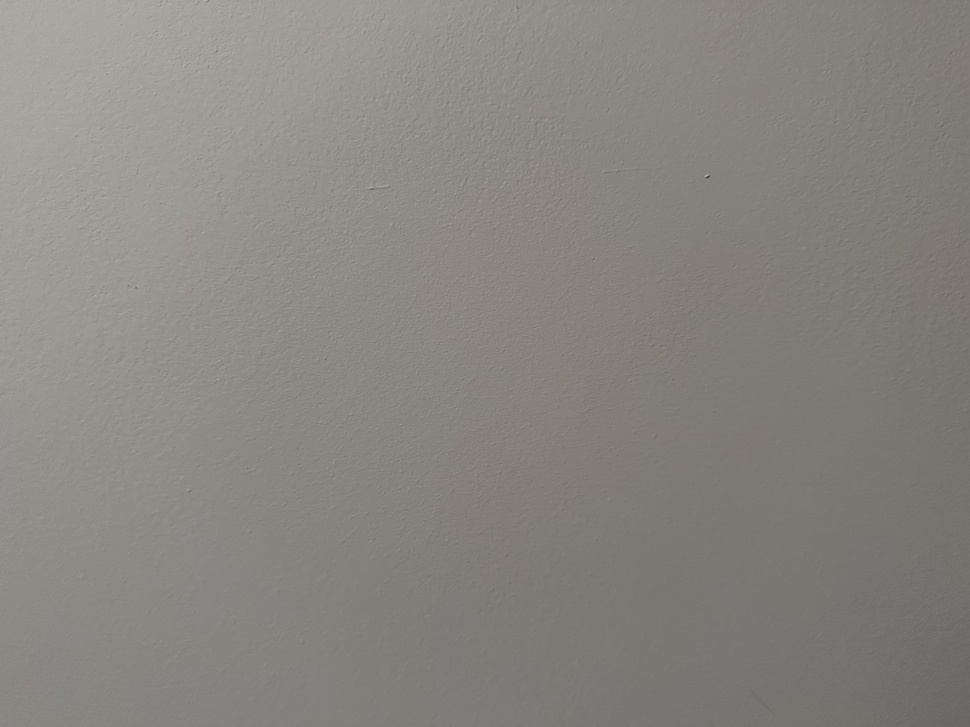
#> input picture Images/IMG_6623.jpeg, 970 x 727 px, shrunk from 4032 x 3024 before the run, found by its file name
$ jupyter execute texture.ipynb   (older library calls are emulated)
#> lines starting #> are read from the running program, lines starting #| are printed output that depends on the picture
### Texture Analysis Section ###

Corresponding to section 2.5 of the report, primarily applying texture analysis to a sheet of paper and a wooden chopping board found in my flat.

(No pieces of paper or wooden chopping boards were harmed in the making of this project!)

[cell 1]
# import packages
import numpy as np
import matplotlib.pyplot as plt
from skimage.color import rgb2gray
from skimage.filters import gaussian, sobel
from skimage.segmentation import active_contour
from skimage import io, color, img_as_ubyte
from tqdm import tqdm
from scipy.stats import skew
from skimage.feature import graycomatrix, graycoprops
from skimage.util import img_as_uint
from matplotlib.gridspec import GridSpec

[cell 2]
# create some helper functions

def load_grayscale_image(path):
    """
    load image, convert to grayscale, return uint8 image.
    """
#> called with path = 'IMG_6623.jpeg'
    img = io.imread(path)
#> img is the input picture: shape (727, 970, 3); mean R, G, B 136.3, 133.4, 128.6
    if img.ndim == 3:
        img = color.rgb2gray(img)
#> img: shape (727, 970) float64
    return img_as_ubyte(img)
#> call 2 of load_grayscale_image, with path = 'IMG_6622.jpeg'
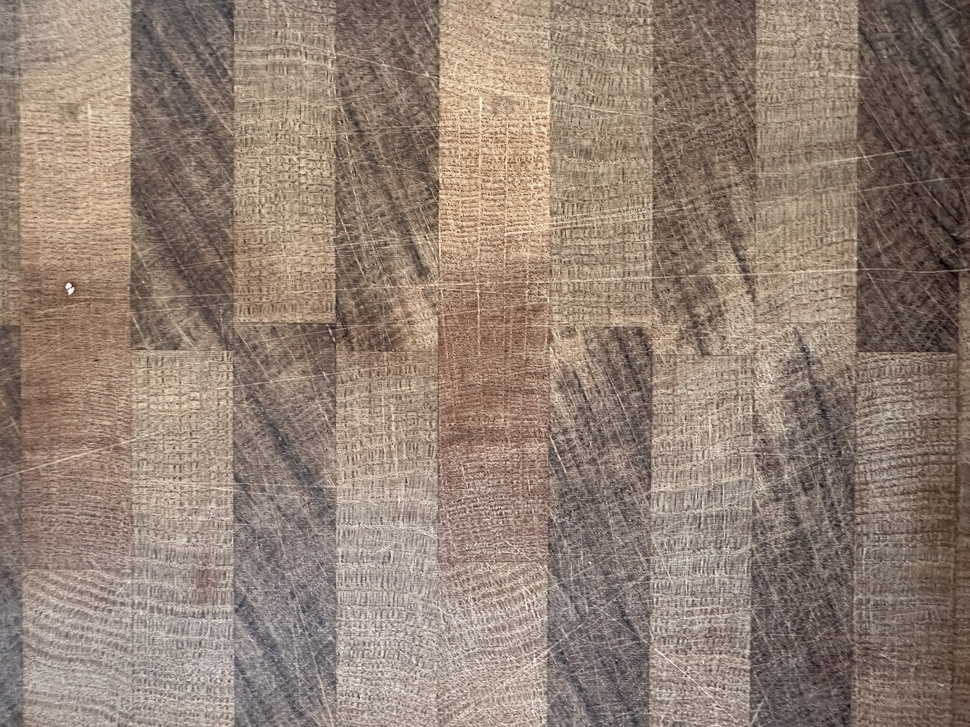
#> input picture Images/IMG_6622.jpeg, 970 x 727 px, shrunk from 4032 x 3024 before the run, found by its file name
#> in load_grayscale_image, img is the input picture: shape (727, 970, 3); mean R, G, B 146.5, 128.6, 115.9
#> in load_grayscale_image (call 2), `img = color.rgb2gray(img)`:
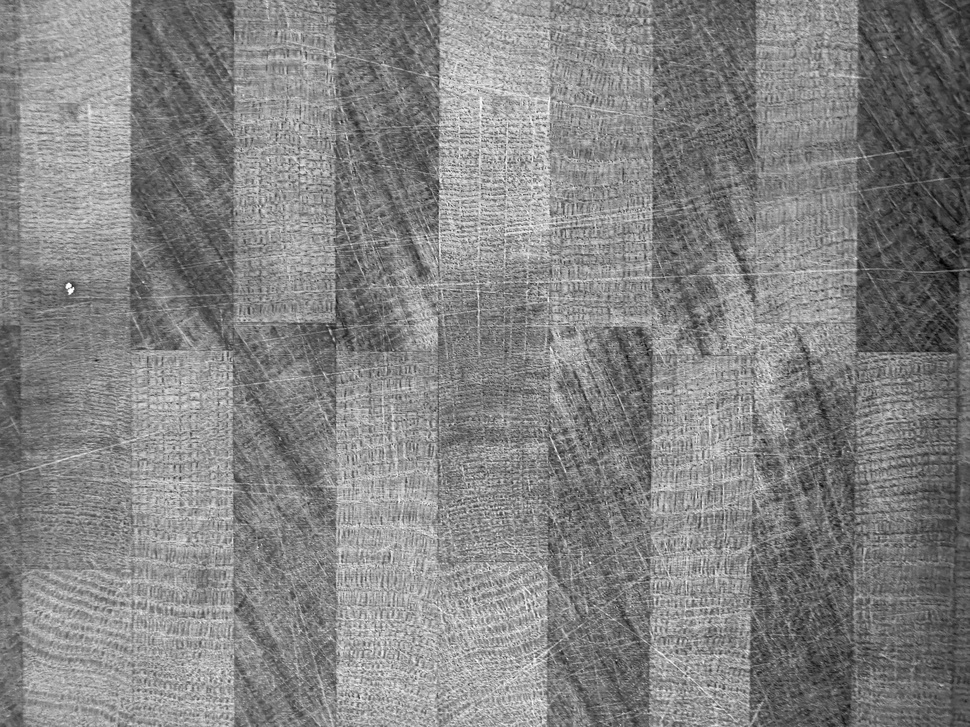
#> img: shape (727, 970) float64; min 0.00667, max 1, mean 0.516


def histogram_statistics(img, num_levels=256):
    """
    compute histogram-based texture statistics:
    mean, variance, skewness, entropy.
    """
#> called with num_levels = 256
    # Histogram
    hist, bin_edges = np.histogram(
        img.flatten(),
        bins=num_levels,
        range=(0, num_levels),
        density=True  # normalised histogram
    )
#> hist = 256 values, max 0.0349 at index 123, min 0 at index 0, mean 0.00391; bin_edges = 257 values from 0 to 256

    z = np.arange(num_levels)

    # mean
    mean = np.sum(z * hist)
#> mean = 133.6

    # variance
    variance = np.sum((z - mean) ** 2 * hist)
#> variance = 161.4

    # skewness (histogram-based definition)
    skewness = np.sum((z - mean) ** 3 * hist)
#> skewness = 1260.1

    # entropy (avoid log(0))
    hist_nonzero = hist[hist > 0]
#> hist_nonzero = 85 values, max 0.0349 at index 29, min 1.42e-06 at index 0, mean 0.0118
    entropy = -np.sum(hist_nonzero * np.log2(hist_nonzero))
#> entropy = 5.6

    return mean, variance, skewness, entropy, hist

# load images
paper_img = load_grayscale_image("IMG_6623.jpeg")
wood_img = load_grayscale_image("IMG_6622.jpeg")

# compute statistics
paper_stats = histogram_statistics(paper_img)
#> paper_stats = 5 items
wood_stats = histogram_statistics(wood_img)
#> wood_stats = 5 items

# unpack
(p_mean, p_var, p_skew, p_entropy, p_hist) = paper_stats
#> p_mean = 133.6; p_var = 161.4; p_skew = 1260.1; p_entropy = 5.6; p_hist has the same summary as hist in histogram_statistics
(w_mean, w_var, w_skew, w_entropy, w_hist) = wood_stats
#> w_mean = 131.5; w_var = 1323.6; w_skew = -509.9; w_entropy = 7.22; w_hist = 256 values, max 0.0101 at index 129, min 0 at index 0, mean 0.00391

# plot for comparison
fig, axes = plt.subplots(2, 2, figsize=(12, 10))

# top-left: paper image
axes[0, 0].imshow(paper_img, cmap="gray")
axes[0, 0].set_title("Paper Texture")
axes[0, 0].axis("off")

# top-right: wood image
axes[0, 1].imshow(wood_img, cmap="gray")
axes[0, 1].set_title("Wood Texture")
axes[0, 1].axis("off")

# bottom-left: paper histogram
axes[1, 0].plot(p_hist)
axes[1, 0].set_title("Paper Histogram")
axes[1, 0].set_xlabel("Grey Level")
axes[1, 0].set_ylabel("Probability")

# bottom-right: wood histogram
axes[1, 1].plot(w_hist)
axes[1, 1].set_title("Wood Histogram")
axes[1, 1].set_xlabel("Grey Level")
axes[1, 1].set_ylabel("Probability")

plt.tight_layout()
plt.show()
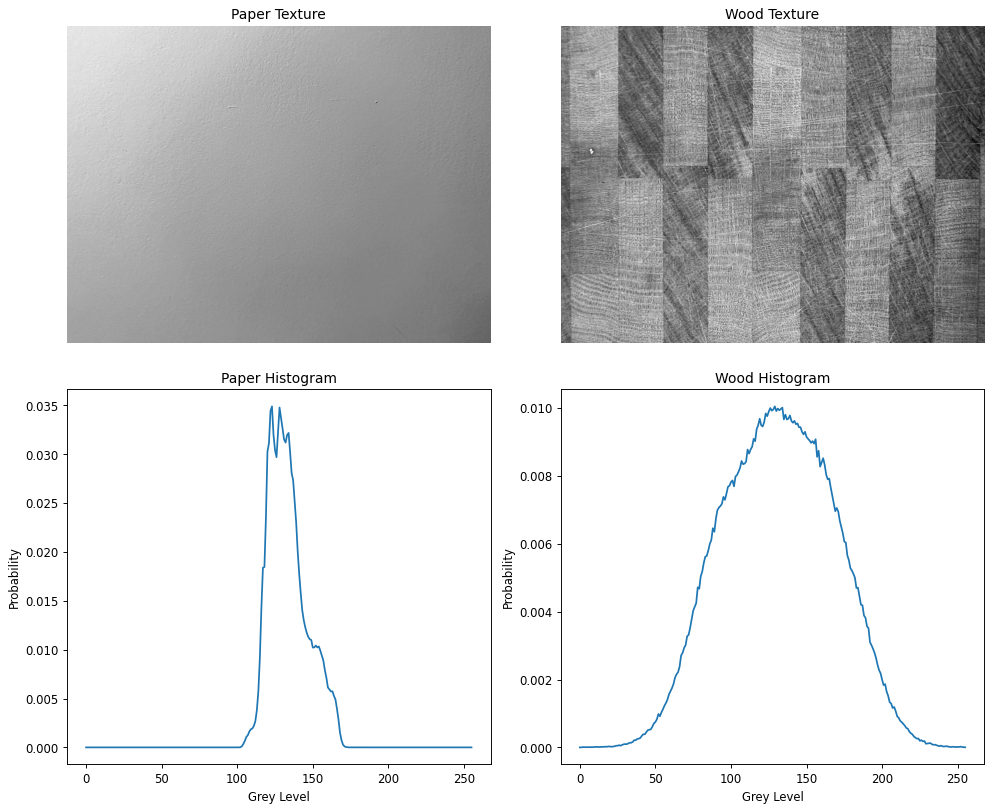
#> figure drawn by matplotlib, 4 panels; panel 3: curve peaks at x = 123, y = 0.0349; panel 4: curve peaks at x = 129, y = 0.0101

# summary statistics table
stats_table = [
    ["Mean", f"{p_mean:.2f}", f"{w_mean:.2f}"],
    ["Variance", f"{p_var:.2f}", f"{w_var:.2f}"],
    ["Skewness", f"{p_skew:.2e}", f"{w_skew:.2e}"],
    ["Entropy", f"{p_entropy:.2f}", f"{w_entropy:.2f}"],
]
#> stats_table = [['Mean', '133.63', '131.46'], ['Variance', '161.40', '1323.64'], ['Skewness', '1.26e+03', '-5.10e+02'], ['Entropy', '5.60', '7.22']]

fig, ax = plt.subplots(figsize=(6, 2))
ax.axis("off")

table = ax.table(
    cellText=stats_table,
    colLabels=["Statistic", "Paper", "Wood"],
    loc="center"
)

table.scale(1, 1.5)
table.auto_set_font_size(False)
table.set_fontsize(10)

plt.show()

[cell 3]
def quantize_image(img, levels=32):
    """
    reduce number of grey levels for stable GLCM computation.
    """
#> called with levels = 32
    img_q = (img / (256 / levels)).astype(np.uint8)
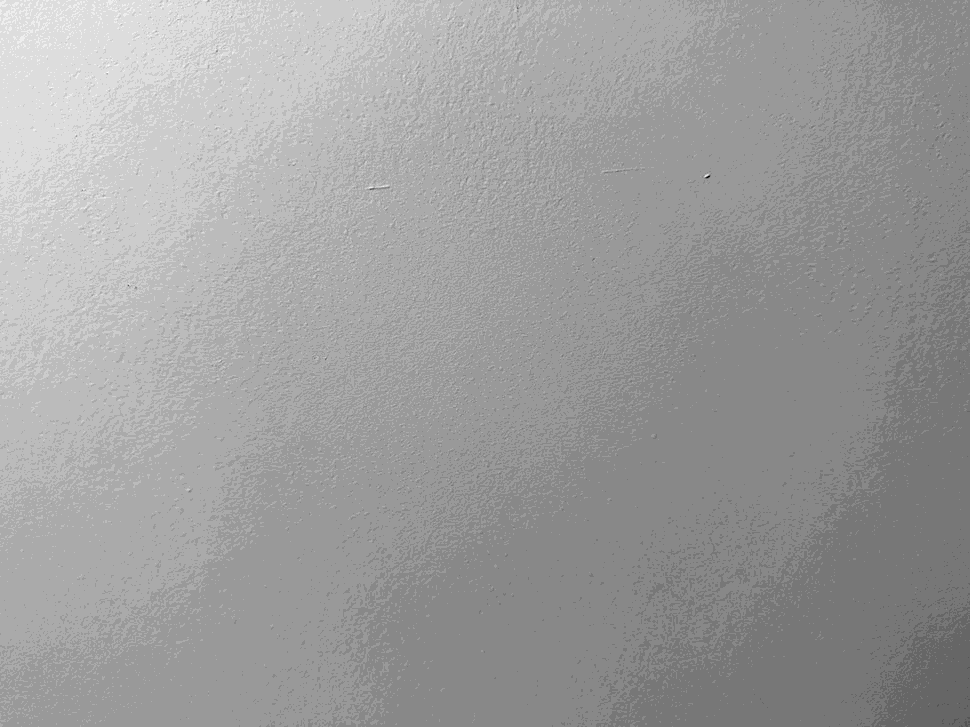
#> img_q: shape (727, 970); min 7, max 22, mean 16.3; drawn with min black and max white
    return img_q


def glcm_features(img, levels=32, distance=1):
    """
    compute averaged Haralick features from GLCM.
    """
#> called with levels = 32, distance = 1
    angles = [0, np.pi/4, np.pi/2, 3*np.pi/4]

    glcm = graycomatrix(
        img,
        distances=[distance],
        angles=angles,
        levels=levels,
        symmetric=True,
        normed=True
    )

    features = {
        "Contrast": np.mean(graycoprops(glcm, "contrast")),
        "Energy": np.mean(graycoprops(glcm, "energy")),
        "Homogeneity": np.mean(graycoprops(glcm, "homogeneity")),
        "Correlation": np.mean(graycoprops(glcm, "correlation"))
    }
#> features = {'Contrast': 0.226, 'Energy': 0.352, 'Homogeneity': 0.893, 'Correlation': 0.956}

    return features, glcm

# load and process images
paper = load_grayscale_image("IMG_6623.jpeg")
wood = load_grayscale_image("IMG_6622.jpeg")

paper_q = quantize_image(paper)
wood_q = quantize_image(wood)

paper_feats, paper_glcm = glcm_features(paper_q)
#> paper_feats has the same summary as features in glcm_features
wood_feats, wood_glcm = glcm_features(wood_q)
#> wood_feats = {'Contrast': 9.56, 'Energy': 0.0791, 'Homogeneity': 0.36, 'Correlation': 0.77}

# stats table
stats = [
    ["Contrast", paper_feats["Contrast"], wood_feats["Contrast"]],
    ["Energy", paper_feats["Energy"], wood_feats["Energy"]],
    ["Homogeneity", paper_feats["Homogeneity"], wood_feats["Homogeneity"]],
    ["Correlation", paper_feats["Correlation"], wood_feats["Correlation"]],
]
#> stats = [['Contrast', 0.226, 9.56], ['Energy', 0.352, 0.0791], ['Homogeneity', 0.893, 0.36], ['Correlation', 0.956, 0.77]]

fig, ax = plt.subplots(figsize=(7, 2.5))
ax.axis("off")

table = ax.table(
    cellText=[[s[0], f"{s[1]:.3f}", f"{s[2]:.3f}"] for s in stats],
    colLabels=["Statistic", "Paper", "Wood"],
    loc="center"
)

table.scale(1, 1.5)
table.auto_set_font_size(False)
table.set_fontsize(10)

plt.show()

[cell 4]
def plot_glcm_comparison(paper_glcm, wood_glcm):
    angles = ["0°", "45°", "90°", "135°"]
    titles = ["Paper GLCM", "Wood GLCM"]

    fig, axes = plt.subplots(2, 4, figsize=(14, 6))

    # first row: Paper
    for i in range(4):
        axes[0, i].imshow(paper_glcm[:, :, 0, i], cmap="hot")
        axes[0, i].set_title(f"{titles[0]} ({angles[i]})")
        axes[0, i].axis("off")

    # second row: Wood
    for i in range(4):
        axes[1, i].imshow(wood_glcm[:, :, 0, i], cmap="hot")
        axes[1, i].set_title(f"{titles[1]} ({angles[i]})")
        axes[1, i].axis("off")

    plt.tight_layout()
    plt.show()
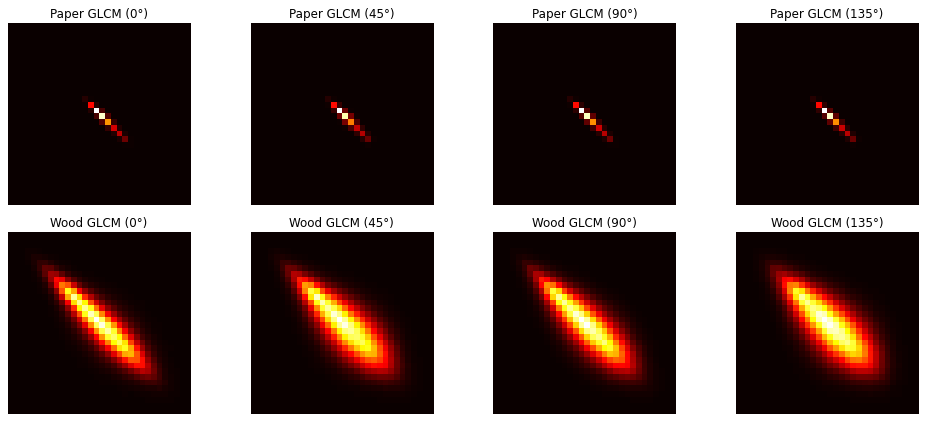
#> figure drawn by matplotlib, 8 panels

plot_glcm_comparison(paper_glcm, wood_glcm)
